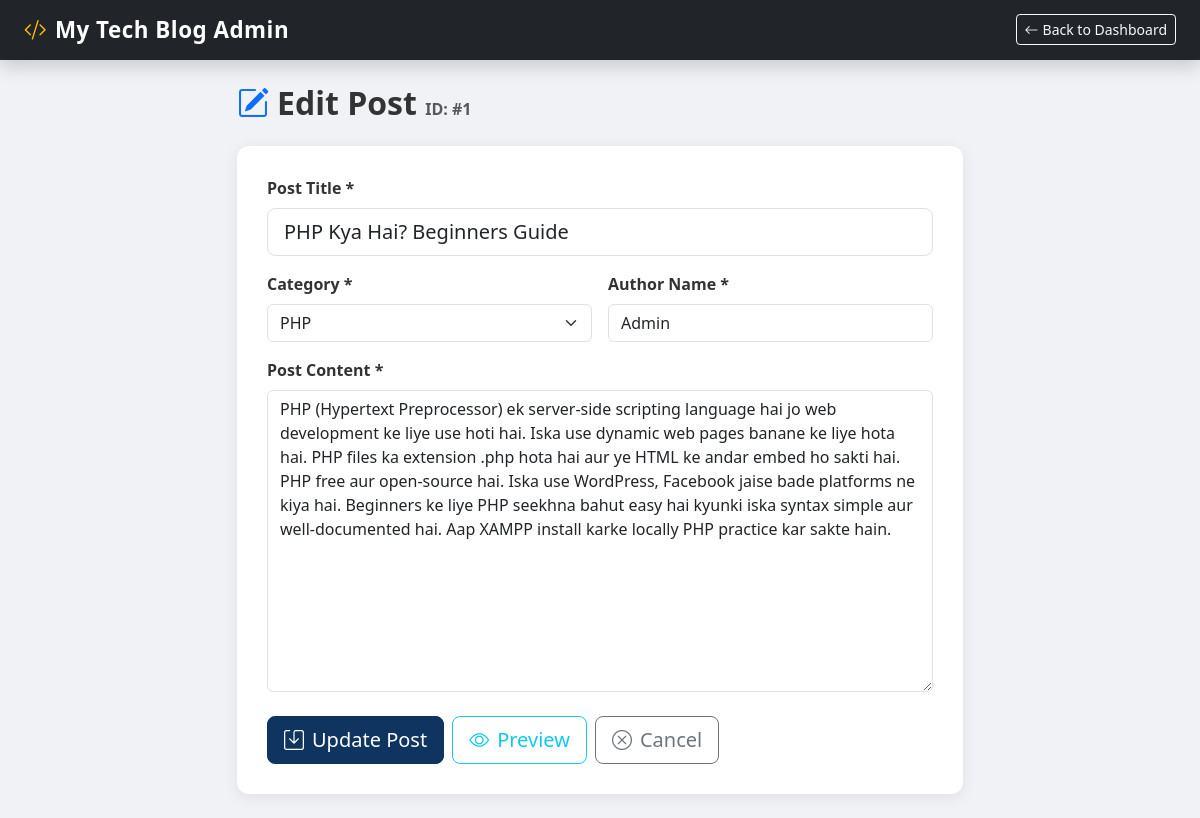
/admin/edit_post.php?id=1 (signed in), run on the app's committed database.
### tables this page shows
CREATE TABLE IF NOT EXISTS posts (
    id         INT AUTO_INCREMENT PRIMARY KEY,
    title      VARCHAR(255) NOT NULL,
    category   VARCHAR(100) NOT NULL DEFAULT 'General',
    author     VARCHAR(100) NOT NULL DEFAULT 'Admin',
    content    TEXT         NOT NULL,
    created_at DATETIME     DEFAULT CURRENT_TIMESTAMP,
    updated_at DATETIME     DEFAULT CURRENT_TIMESTAMP ON UPDATE CURRENT_TIMESTAMP
);

### admin/edit_post.php (the view, shortened to what this page needs)
<?php
$conn  = getConnection();
$post_id = isset($_GET['id']) ? (int)$_GET['id'] : 0;
$stmt = $conn->prepare("SELECT * FROM posts WHERE id = ? LIMIT 1");
$stmt->bind_param("i", $post_id);
$stmt->execute();
$result = $stmt->get_result();
$post   = $result->fetch_assoc();
?>
<!DOCTYPE html>
<html lang="en">
<head>
    <link href="https://cdn.jsdelivr.net/npm/bootstrap@5.3.0/dist/css/bootstrap.min.css" rel="stylesheet">
    <link href="https://cdn.jsdelivr.net/npm/bootstrap-icons@1.10.5/font/bootstrap-icons.css" rel="stylesheet">
    <link rel="stylesheet" href="<?php echo SITE_URL; ?>/css/style.css">
</head>
<body style="background:#f0f2f5;">
<nav class="navbar navbar-dark bg-dark shadow">
    <div class="container-fluid px-4">
        <a class="navbar-brand fw-bold" href="dashboard.php">
            <i class="bi bi-code-slash text-warning me-2"></i><?php echo SITE_NAME; ?> Admin
        </a>
        <a href="dashboard.php" class="btn btn-outline-light btn-sm">
            <i class="bi bi-arrow-left me-1"></i>Back to Dashboard
        </a>
    </div>
</nav>
<div class="container py-4" style="max-width:750px;">
    <h2 class="fw-bold mb-4">
        <i class="bi bi-pencil-square text-primary me-2"></i>Edit Post
        <small class="text-muted fs-6">ID: #<?php echo $post_id; ?></small>
    </h2>
    <div class="form-card">
        <form method="POST" action="edit_post.php?id=<?php echo $post_id; ?>">
            <div class="mb-3">
                <label class="form-label">Post Title *</label>
                <input type="text" name="title" class="form-control form-control-lg"
                       value="<?php echo htmlspecialchars($post['title']); ?>"
                       maxlength="255" required>
            </div>
            <div class="row g-3 mb-3">
                <div class="col-md-6">
                    <label class="form-label">Category *</label>
                    <select name="category" class="form-select" required>
                        <?php
                        $categories = ['PHP', 'MySQL', 'Database', 'HTML', 'CSS', 'JavaScript', 'Bootstrap', 'Tools', 'Deployment', 'General'];
                        foreach ($categories as $cat):
                            $sel = ($post['category'] === $cat) ? 'selected' : '';
                        ?>
                            <option value="<?php echo $cat; ?>" <?php echo $sel; ?>><?php echo $cat; ?></option>
                        <?php endforeach; ?>
                    </select>
                </div>
                <div class="col-md-6">
                    <label class="form-label">Author Name *</label>
                    <input type="text" name="author" class="form-control"
                           value="<?php echo htmlspecialchars($post['author']); ?>"
                           required>
                </div>
            </div>
            <div class="mb-4">
                <label class="form-label">Post Content *</label>
                <textarea name="content" class="form-control" rows="12"
                          required><?php echo htmlspecialchars($post['content']); ?></textarea>
            </div>
            <div class="d-flex gap-2">
                <button type="submit" class="btn btn-primary btn-lg">
                    <i class="bi bi-save me-2"></i>Update Post
                </button>
                <a href="<?php echo SITE_URL; ?>/post.php?id=<?php echo $post_id; ?>"
                   target="_blank" class="btn btn-outline-info btn-lg">
                    <i class="bi bi-eye me-2"></i>Preview
                </a>
                <a href="dashboard.php" class="btn btn-outline-secondary btn-lg">
                    <i class="bi bi-x-circle me-2"></i>Cancel
                </a>
            </div>
        </form>
    </div>
</div>
</body>
</html>

### css/style.css (style rules this page uses)
body { background-color: #f8f9fa; font-family: 'Segoe UI', Tahoma, Geneva, Verdana, sans-serif; color: #333; }
a { text-decoration: none; }
.navbar-brand { font-size: 1.4rem; letter-spacing: 0.5px; }
.form-card { background: #fff; border-radius: 12px; padding: 30px; box-shadow: 0 3px 15px rgba(0, 0, 0, 0.08); }
.form-label { font-weight: 600; color: #333; }
.btn-primary { background-color: #0f3460; border-color: #0f3460; }

### data on the page
posts: title "PHP Kya Hai? Beginners Guide", author "Admin", content "PHP (Hypertext Preprocessor) ek server-side scripting language hai jo web development ke liye use hoti hai. Iska use dynamic web pages banane ke liye hota hai. PHP files ka extension .php hota hai aur ye HTML ke andar embed ho sakti hai. PHP free aur open-source hai. Iska use WordPress, Facebook jaise bade platforms ne kiya hai. Beginners ke liye PHP seekhna bahut easy hai kyunki iska syntax simple aur well-documented hai. Aap XAMPP install karke locally PHP practice kar sakte hain."

### other printed values
SITE_NAME "My Tech Blog"
$post_id "1"
form field category "PHP"
